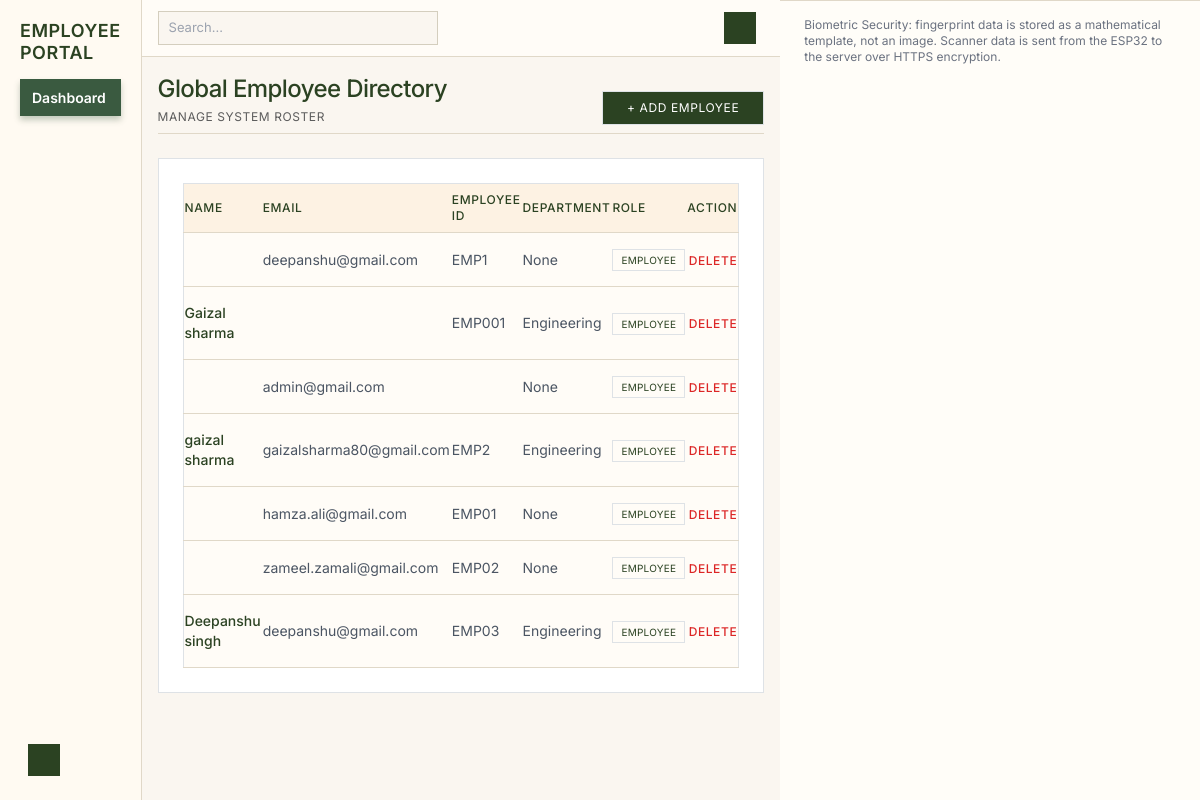
/employees/, run on the app's committed database.
### users/models.py (models this page shows, shortened)
class User(AbstractUser):
    ROLE_CHOICES = (
        ("ADMIN", "Admin"),
        ("HR", "HR"),
        ("MANAGER", "Manager"),
        ("FINANCE", "Finance"),
        ("EMPLOYEE", "Employee"),
    )
    employee_id = models.CharField(max_length=20, unique=True)
    role = models.CharField(
        max_length=20,
        choices=ROLE_CHOICES,
        default="EMPLOYEE"
    )
    per_day_salary = models.DecimalField(max_digits=10, decimal_places=2, default=0.00)
    company = models.ForeignKey(Company, on_delete=models.CASCADE, null=True, blank=True)
    branch = models.ForeignKey(Branch, on_delete=models.CASCADE, null=True, blank=True)
    department = models.ForeignKey(Department, on_delete=models.CASCADE, null=True, blank=True)
    manager = models.ForeignKey(
        "self",
        on_delete=models.SET_NULL,
        null=True,
        blank=True
    )

class Department(models.Model):
    name = models.CharField(max_length=100)
    branch = models.ForeignKey(Branch, on_delete=models.CASCADE)
    def __str__(self):
        return self.name

### dashboard/views.py (the view)
# urls.py: path('employees/', views.employee_list, name='employee_list'),
def employee_list(request):
    employees = User.objects.filter(role__iexact='employee')
    context = {
        "employees": employees
    }
    return render(request, "employee_list.html", context)

### templates/employee_list.html
{% extends "base.html" %}
{% block content %}
<div class="mb-4 pb-2 border-b border-[#e0d8c8] flex justify-between items-end">
    <div>
        <h1 class="text-2xl font-medium tracking-tight text-[#2b4222]">
            Global Employee Directory
        </h1>
        <p class="text-[#5c5c5c] text-xs uppercase tracking-wider mt-1">
            Manage System Roster
        </p>
    </div>
    <a href="{% url 'add_employee' %}" class="bg-[#2b4222] text-white text-xs uppercase tracking-wider py-2 px-4 hover:bg-[#1f3019] transition-colors border border-[#2b4222]">
        + Add Employee
    </a>
</div>
<div class="bg-white p-4 border border-[#e0d8c8] rounded-none">
    <table class="w-full text-sm">
        <thead>
            <tr class="border-b border-[#e0d8c8] text-[#2b4222] text-xs uppercase tracking-wider">
                <th class="py-2 text-left font-medium">Name</th>
                <th class="py-2 text-left font-medium">Email</th>
                <th class="py-2 text-left font-medium">Employee ID</th>
                <th class="py-2 text-left font-medium">Department</th>
                <th class="py-2 text-left font-medium">Role</th>
                <th class="py-2 text-right font-medium">Action</th>
            </tr>
        </thead>
        <tbody>
        {% if employees %}
            {% for emp in employees %}
            <tr class="border-b border-[#e0d8c8] hover:bg-[#faf6f0] transition-colors">
                <td class="py-3 font-medium text-[#2b4222]">{{ emp.first_name }} {{ emp.last_name }}</td>
                <td class="py-3 text-gray-600">{{ emp.email }}</td>
                <td class="py-3 text-gray-600">{{ emp.employee_id }}</td>
                <td class="py-3 text-gray-600">{{ emp.department }}</td>
                <td class="py-3">
                    <span class="border border-[#2b4222] text-[#2b4222] px-2 py-1 text-[10px] uppercase tracking-wide">
                        {{ emp.get_role_display|default:emp.role }}
                    </span>
                </td>
                <td class="py-3 text-right">
                    <a href="{% url 'delete_employee' emp.id %}"
                       class="text-red-600 hover:text-red-800 text-xs uppercase tracking-wider font-medium"
                       onclick="return confirm('Are you sure you want to delete this employee?')">
                       Delete
                    </a>
                </td>
            </tr>
            {% endfor %}
        {% else %}
            <tr>
                <td colspan="6" class="text-center text-gray-400 py-6 text-xs uppercase tracking-wider">
                    No employees found
                </td>
            </tr>
        {% endif %}
        </tbody>
    </table>
</div>
{% endblock %}

### templates/base.html (shortened to what this page needs)
<!DOCTYPE html>
<html>
<head>
<link rel="stylesheet" href="https://cdn.jsdelivr.net/npm/bootstrap@5.3.2/dist/css/bootstrap.min.css">
<script src="https://cdn.tailwindcss.com"></script>
</head>
<body>
<div class="sidebar">
<div>
<h3>
    {% if request.user.role_id == 2 %}
        Data Supervisor
    {% else %}
        Employee Portal
    {% endif %}
</h3>
<a href="
{% if request.user.role == 'ADMIN' %}
    {% url 'admin_dashboard' %}
{% elif request.user.role == 'HR' %}
    {% url 'hr_dashboard' %}
{% elif request.user.role == 'MANAGER' %}
    {% url 'manager_dashboard' %}
{% elif request.user.role == 'FINANCE' %}
    {% url 'finance_dashboard' %}
{% else %}
    {% url 'employee_dashboard' %}
{% endif %}
" class="active">Dashboard</a>
</div>
<div class="profile" onclick="toggleDropdown()">
<div class="avatar">
</div>
</div>
</div>
<div class="main">
<div class="topbar">
<input type="text" placeholder="Search..." class="search-box">
<div class="profile" onclick="toggleDropdown()">
<div class="avatar">
</div>
</div>
</div>
<div class="content">
{% block content %}
{% endblock %}
</div>
</div>
<footer class="px-6 py-3 border-t border-[#e0d8c8] text-xs text-gray-500 bg-[#fffdf8]">
    Biometric Security: fingerprint data is stored as a mathematical template, not an image. Scanner data is sent from the ESP32 to the server over HTTPS encryption.
</footer>
</body>
</html>

### templates/base.html (style rules this page uses)
body { display:flex; min-height:100vh; font-family: 'Inter', sans-serif; margin:0; background-color: #faf6f0; color: #333333; }
.sidebar { width:250px; background-color: #fffaf2; border-right:1px solid #e0d8c8; display:flex; flex-direction:column; justify-content:space-between; padding:20px; box-shadow: none; }
.sidebar h3 { font-weight:600; margin-bottom:16px; font-size:18px; color: #2b4222; text-transform: uppercase; letter-spacing: 0.5px; }
.sidebar a { display:block; color: #5c5c5c; padding:8px 12px; margin-bottom:4px; border-radius:0px; text-decoration:none; font-size:14px; font-weight: 500; transition: all 0.3s cubic-bezier(0.25, 0.8, 0.25, 1); }
.sidebar a.active { background: #3a5a40; color: #ffffff; font-weight:600; box-shadow: 0 4px 6px rgba(58, 90, 64, 0.3); }
.main { flex:1; background: #faf6f0; display:flex; flex-direction:column; }
.topbar { background: #fffcf7; padding:8px 16px; border-bottom:1px solid #e0d8c8; display:flex; justify-content:space-between; align-items:center; }
.search-box { width:280px; padding:6px 10px; border:1px solid #d4cebe; border-radius:0px; font-size:13px; background: #faf6f0; transition: all 0.2s ease; }
.profile { display:flex; align-items:center; gap:8px; cursor:pointer; position:relative; padding: 4px 8px; border-radius: 0px; transition: background 0.2s ease; }
.avatar { width:32px; height:32px; border-radius:0px; background: #2b4222; color:white; display:flex; align-items:center; justify-content:center; font-size:13px; font-weight: 600; }
.content { padding:16px; width:100%; }
table { background: #fffcf7; border-radius: 0px; overflow: hidden; box-shadow: none; border: 1px solid #e0d8c8; }
thead, .table-light { background-color: #fdf2e3 !important; color: #2b4222 !important; }
th, td { border-bottom: 1px solid #e0d8c8 !important; }
.content { animation: fadeInSlideUp 0.5s cubic-bezier(0.25, 0.8, 0.25, 1); }

### data on the page
User: email "deepanshu@gmail.com", employee_id "EMP1", department "None", role "EMPLOYEE"
User: first_name "Gaizal", last_name "sharma", employee_id "EMP001", department "Engineering", role "EMPLOYEE"
User: email "admin@gmail.com", department "None", role "EMPLOYEE"
User: first_name "gaizal", last_name "sharma", email "gaizalsharma80@gmail.com", employee_id "EMP2", department "Engineering", role "EMPLOYEE"
User: email "hamza.ali@gmail.com", employee_id "EMP01", department "None", role "EMPLOYEE"
User: email "zameel.zamali@gmail.com", employee_id "EMP02", department "None", role "EMPLOYEE"
User: first_name "Deepanshu", last_name "singh", email "deepanshu@gmail.com", employee_id "EMP03", department "Engineering", role "EMPLOYEE"
